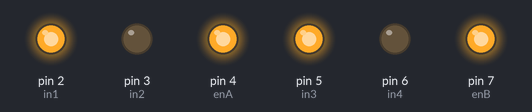
The sketch below on a simulated Arduino Uno, built with avr-gcc and run on an emulated ATmega328P. On the bench: output pins drawn as LEDs (lit = HIGH).

Above: at 0.1 s.
Timing chart, 0 to 1.6 s (numbered marks = the images above):
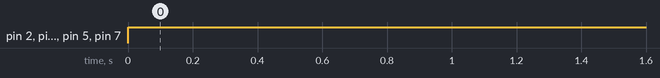

Measured:
- by itself, pin 2 (in1), pin 4 (enA), pin 5 (in3), pin 7 (enB): LOW → HIGH at 0.00 s

The sketch:

test.ino
```cpp
int enA = 4;
int in1 = 2;
int in2 = 3;
int enB = 7;
int in3 = 5;
int in4 = 6;

void setup(){
  pinMode(enB, OUTPUT);
  pinMode(in3, OUTPUT);
  pinMode(in4, OUTPUT);
  pinMode(enA, OUTPUT);

  pinMode(in1, OUTPUT);
  pinMode(in2, OUTPUT);
}

void loop(){
  digitalWrite(in3, HIGH); // stop for 5 s
  digitalWrite(in4, LOW);

  digitalWrite(enB, 100);
  digitalWrite(in1, HIGH); // stop for 5 s
  digitalWrite(in2, LOW);

  digitalWrite(enA, 100);
}
```
